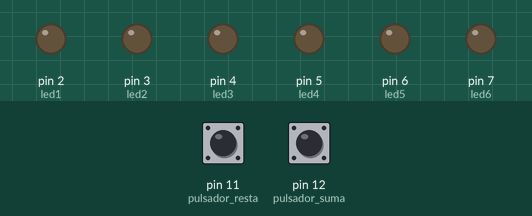
Recording of a sketch running on a simulated Arduino Uno, built with avr-gcc and run on an emulated ATmega328P. On the bench: output pins drawn as LEDs (lit = HIGH). Inputs (shaded band) come from the test bench; at power-on: pin 12 (pulsador_suma) HIGH, pin 11 (pulsador_resta) HIGH.

Above: at 1.2 s.
1.3 s: pin 12 (pulsador_suma) pulled LOW for 1 s
At 2.9 s:
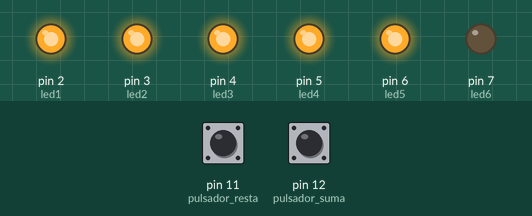
3.8 s: pin 12 (pulsador_suma) pulled LOW for 0.15 s
At 5.2 s:
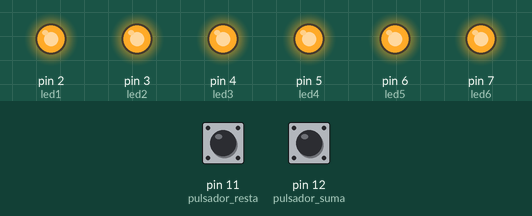
5.5 s: pin 11 (pulsador_resta) pulled LOW for 0.15 s
At 6.7 s:
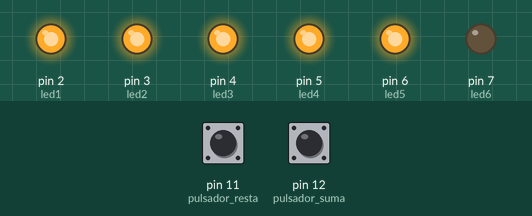
7.2 s: pin 11 (pulsador_resta) pulled LOW for 1 s
At 7.5 s:
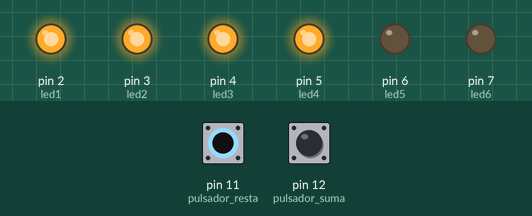
Timing chart, 0 to 10.2 s (numbered marks = the images above; inputs shaded):
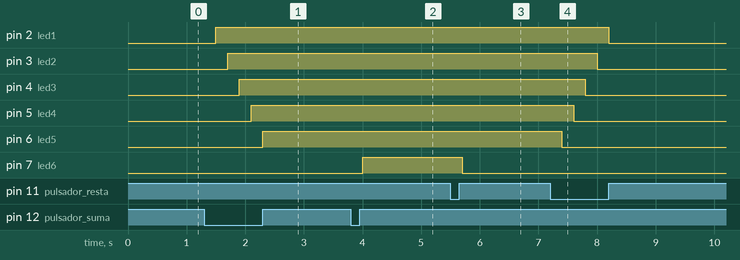

Measured:
- after the input at 1.3 s, pin 2 (led1): LOW → HIGH after 0.20 s; pin 3 (led2): LOW → HIGH after 0.40 s; pin 4 (led3): LOW → HIGH after 0.60 s; pin 5 (led4): LOW → HIGH after 0.80 s; pin 6 (led5): LOW → HIGH after 1.0 s
- after the input at 3.8 s, pin 7 (led6): LOW → HIGH after 0.20 s
- after the input at 5.5 s, pin 7 (led6): HIGH → LOW after 0.20 s
- after the input at 7.2 s, pin 2 (led1): HIGH → LOW after 1.0 s; pin 3 (led2): HIGH → LOW after 0.80 s; pin 4 (led3): HIGH → LOW after 0.60 s; pin 5 (led4): HIGH → LOW after 0.40 s; pin 6 (led5): HIGH → LOW after 0.20 s

The sketch:

boton_encendido_boton_apagado_en_serie_uno_en_uno1.ino
```cpp
const int pulsador_resta=11;
const int pulsador_suma=12;
const int led1=2;
const int led2=3;
const int led3=4;
const int led4=5;
const int led5=6;
const int led6=7;

int contador=0;


void setup()
{
  pinMode(pulsador_resta, INPUT_PULLUP);
  pinMode(pulsador_suma, INPUT_PULLUP);
  pinMode(led1, OUTPUT);
  pinMode(led2, OUTPUT);
  pinMode(led3, OUTPUT);
  pinMode(led4, OUTPUT);
  pinMode(led5, OUTPUT);
  pinMode(led6, OUTPUT);
}

void loop()
{
  int lectura_resta = digitalRead(pulsador_resta);
  int lectura_suma = digitalRead(pulsador_suma);

  if (lectura_resta==LOW)
  {
    delay(200);

    if (contador==0)
    {
    contador=0;
    }

    else
    {
    contador=contador-1;
    }
  }

  if (lectura_suma==LOW)
  {
  delay(200);
    if (contador==6)
    {
    contador=6;
    }
    else
    {
    contador=contador+1;
    }
  }
 if (contador==0)
 {
  digitalWrite(led1,LOW);
   digitalWrite(led2,LOW);
   digitalWrite(led3,LOW);
   digitalWrite(led4,LOW);
   digitalWrite(led5,LOW);
   digitalWrite(led6,LOW);
 }
  if (contador==1)
 {
  digitalWrite(led1,HIGH);
   digitalWrite(led2,LOW);
   digitalWrite(led3,LOW);
   digitalWrite(led4,LOW);
   digitalWrite(led5,LOW);
   digitalWrite(led6,LOW);
  }
    if (contador==2)
 {
  digitalWrite(led1,HIGH);
   digitalWrite(led2,HIGH);
   digitalWrite(led3,LOW);
   digitalWrite(led4,LOW);
   digitalWrite(led5,LOW);
   digitalWrite(led6,LOW);
    }
   if (contador==3)
 {
  digitalWrite(led1,HIGH);
   digitalWrite(led2,HIGH);
   digitalWrite(led3,HIGH);
   digitalWrite(led4,LOW);
   digitalWrite(led5,LOW);
   digitalWrite(led6,LOW);
  }
  if (contador==4)
 {
  digitalWrite(led1,HIGH);
   digitalWrite(led2,HIGH);
   digitalWrite(led3,HIGH);
   digitalWrite(led4,HIGH);
   digitalWrite(led5,LOW);
   digitalWrite(led6,LOW);
   }
  if (contador==5)
 {
  digitalWrite(led1,HIGH);
   digitalWrite(led2,HIGH);
   digitalWrite(led3,HIGH);
   digitalWrite(led4,HIGH);
   digitalWrite(led5,HIGH);
   digitalWrite(led6,LOW);
  }

 if (contador==6)
 {
  digitalWrite(led1,HIGH);
   digitalWrite(led2,HIGH);
   digitalWrite(led3,HIGH);
   digitalWrite(led4,HIGH);
   digitalWrite(led5,HIGH);
   digitalWrite(led6,HIGH);
   }

}
```
